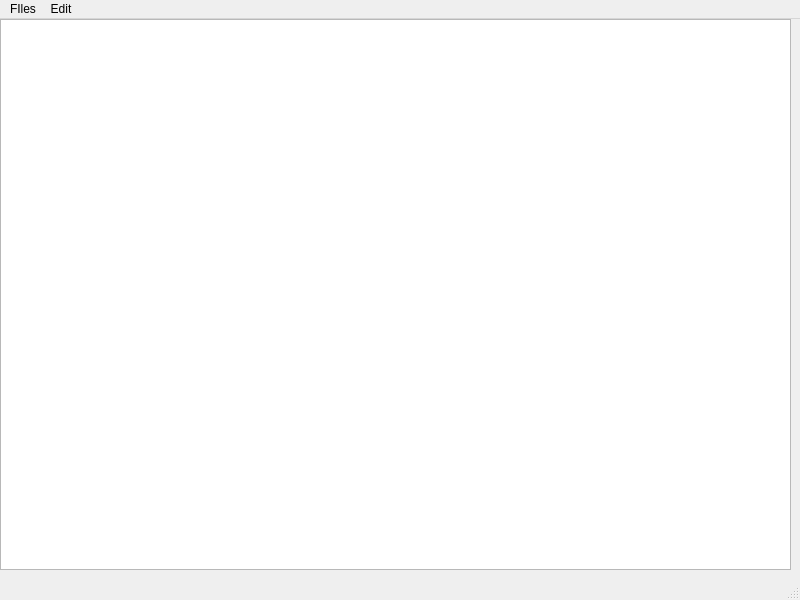
<?xml version="1.0" encoding="UTF-8"?>
<ui version="4.0">
 <class>MainWindow</class>
 <widget class="QMainWindow" name="MainWindow">
  <property name="geometry">
   <rect>
    <x>0</x>
    <y>0</y>
    <width>800</width>
    <height>600</height>
   </rect>
  </property>
  <property name="windowTitle">
   <string>MainWindow</string>
  </property>
  <widget class="QWidget" name="centralwidget">
   <widget class="QWidget" name="verticalLayoutWidget">
    <property name="geometry">
     <rect>
      <x>0</x>
      <y>0</y>
      <width>791</width>
      <height>551</height>
     </rect>
    </property>
    <layout class="QVBoxLayout" name="verticalLayout">
     <item>
      <widget class="QTextEdit" name="textEdit"/>
     </item>
    </layout>
   </widget>
  </widget>
  <widget class="QMenuBar" name="menubar">
   <property name="geometry">
    <rect>
     <x>0</x>
     <y>0</y>
     <width>800</width>
     <height>21</height>
    </rect>
   </property>
   <widget class="QMenu" name="menuNotepad">
    <property name="title">
     <string>FIles</string>
    </property>
    <addaction name="actionNew"/>
    <addaction name="actionSave"/>
    <addaction name="actionSave_As"/>
    <addaction name="actionOpen"/>
    <addaction name="actionPrint"/>
    <addaction name="actionExit"/>
   </widget>
   <widget class="QMenu" name="menuEdit">
    <property name="title">
     <string>Edit</string>
    </property>
    <addaction name="actionCopy"/>
    <addaction name="actionPaste"/>
    <addaction name="actionCut"/>
    <addaction name="actionUndo"/>
    <addaction name="actionRedo"/>
   </widget>
   <addaction name="menuNotepad"/>
   <addaction name="menuEdit"/>
  </widget>
  <widget class="QStatusBar" name="statusbar"/>
  <action name="actionNew">
   <property name="icon">
    <iconset resource="Resources.qrc">
     <normaloff>:/img/H:/Icons/Icons/New.bmp</normaloff>:/img/H:/Icons/Icons/New.bmp</iconset>
   </property>
   <property name="text">
    <string>New</string>
   </property>
   <property name="shortcut">
    <string>Ctrl+N</string>
   </property>
  </action>
  <action name="actionSave">
   <property name="icon">
    <iconset resource="Resources.qrc">
     <normaloff>:/img/H:/Icons/Icons/Save.bmp</normaloff>:/img/H:/Icons/Icons/Save.bmp</iconset>
   </property>
   <property name="text">
    <string>Save</string>
   </property>
   <property name="shortcut">
    <string>Ctrl+S</string>
   </property>
  </action>
  <action name="actionSave_As">
   <property name="icon">
    <iconset resource="Resources.qrc">
     <normaloff>:/img/H:/Icons/Icons/Save.bmp</normaloff>:/img/H:/Icons/Icons/Save.bmp</iconset>
   </property>
   <property name="text">
    <string>Save As</string>
   </property>
   <property name="shortcut">
    <string>Ctrl+Shift+S</string>
   </property>
  </action>
  <action name="actionOpen">
   <property name="icon">
    <iconset resource="Resources.qrc">
     <normaloff>:/img/H:/Icons/Icons/Open.bmp</normaloff>:/img/H:/Icons/Icons/Open.bmp</iconset>
   </property>
   <property name="text">
    <string>Open</string>
   </property>
   <property name="shortcut">
    <string>Ctrl+O</string>
   </property>
  </action>
  <action name="actionPrint">
   <property name="text">
    <string>Print</string>
   </property>
   <property name="shortcut">
    <string>Ctrl+P</string>
   </property>
  </action>
  <action name="actionExit">
   <property name="text">
    <string>Exit</string>
   </property>
   <property name="shortcut">
    <string>Ctrl+F10</string>
   </property>
  </action>
  <action name="actionCopy">
   <property name="icon">
    <iconset resource="Resources.qrc">
     <normaloff>:/img/H:/Icons/Icons/Copy.bmp</normaloff>:/img/H:/Icons/Icons/Copy.bmp</iconset>
   </property>
   <property name="text">
    <string>Copy</string>
   </property>
   <property name="shortcut">
    <string>Ctrl+C</string>
   </property>
  </action>
  <action name="actionPaste">
   <property name="icon">
    <iconset resource="Resources.qrc">
     <normaloff>:/img/H:/Icons/Icons/Paste.bmp</normaloff>:/img/H:/Icons/Icons/Paste.bmp</iconset>
   </property>
   <property name="text">
    <string>Paste</string>
   </property>
   <property name="shortcut">
    <string>Ctrl+V</string>
   </property>
  </action>
  <action name="actionCut">
   <property name="icon">
    <iconset>
     <normalon>:/img/H:/Icons/Icons/Cut.bmp</normalon>
    </iconset>
   </property>
   <property name="text">
    <string>Cut</string>
   </property>
   <property name="shortcut">
    <string>Ctrl+X</string>
   </property>
  </action>
  <action name="actionUndo">
   <property name="text">
    <string>Undo</string>
   </property>
   <property name="shortcut">
    <string>Ctrl+Z</string>
   </property>
  </action>
  <action name="actionRedo">
   <property name="text">
    <string>Redo</string>
   </property>
   <property name="shortcut">
    <string>Ctrl+Y</string>
   </property>
  </action>
 </widget>
 <resources>
  <include location="Resources.qrc"/>
 </resources>
 <connections/>
</ui>
